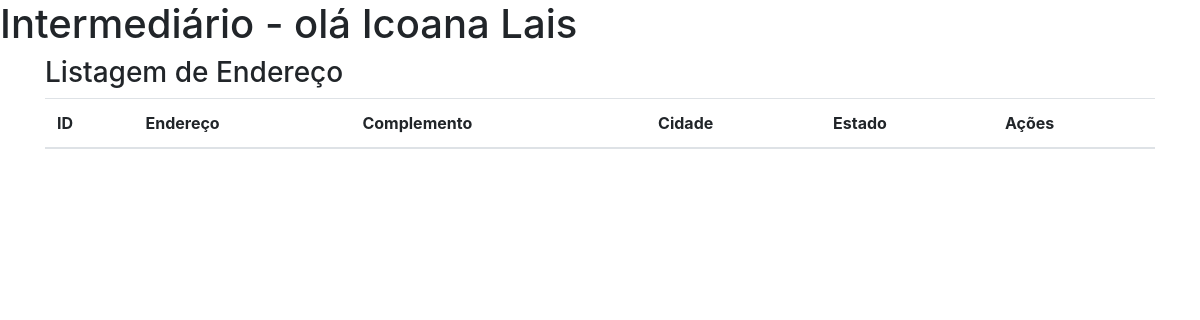
Page /addresses/ (signed in) on the earlier database version.
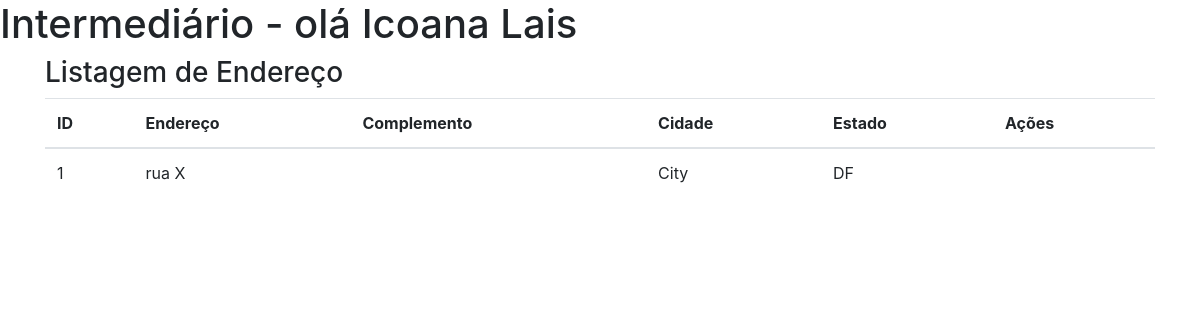
Same page on the later database version.
### my_app/models.py (models this page shows, shortened)
class Address (models.Model):
    address = models.CharField (max_length = 255)
    address_complement = models.CharField (max_length = 255, null = True, blank = True)
    city = models.CharField (max_length = 255)
    state = models.CharField (max_length = 255, choices = STATES_CHOICES)
    '''
    state = models.CharField (max_length = 255, choices = (
        ('MG', 'Minas Gerais'),
        ('SP', 'São Paulo'),
        ('DF', 'Distrito Federal'),
        ('RJ', 'Rio de Janeiro')
    ))

    '''
    country = models.CharField (max_length = 255)
    user = models.ForeignKey (User, on_delete = models.PROTECT)
    class Meta:
        verbose_name_plural = 'Adresses'

### my_app/views.py (the view)
@login_required (login_url = '/login')
def address_list (request):
    addresses = Address.objects.all ()
    return render (request, 'my_app/address/list.html', {'addresses' : addresses})

### templates/my_app/address/list.html (shortened to what this page needs)
{% extends 'layout.html' %}
{% block content %}
    <div class = "container">
        <h3>Listagem de Endereço</h3>
        <table class = "table">
            <thead>
                <tr>
                    <th>ID</th>
                    <th>Endereço</th>
                    <th>Complemento</th>
                    <th>Cidade</th>
                    <th>Estado</th>
                    <th>Ações</th>
                </tr>
            </thead>
                <tbody>
                    {% for address in addresses %}
                        <tr>
                            <td>{{ address.id }}</td>
                            <td>{{ address.address }}</td>
                            <td>{{ address.address_complement_normalized }}</td>
                            <td>{{ address.city }}</td>
                            <td>{{ address.state }}</td>
                        </tr>
                    {% endfor %}
                </tbody>
        </table>
    </div>
{% endblock %}

### templates/layout.html (shortened to what this page needs)
<!DOCTYPE html>
<html lang="en">
<head>
    <link rel="stylesheet" href="https://stackpath.bootstrapcdn.com/bootstrap/4.1.1/css/bootstrap.min.css">
</head>
<body>
    <h1>Intermediário
        {% if request.user.is_authenticated %}
            - olá {{ request.user.first_name }}
        {% endif %}
    </h1>
    {% block content %}
    {% endblock %}
</body>
</html>

Differences in the rows shown:
added Address: id "1", address "rua X", city "City", state "DF"
